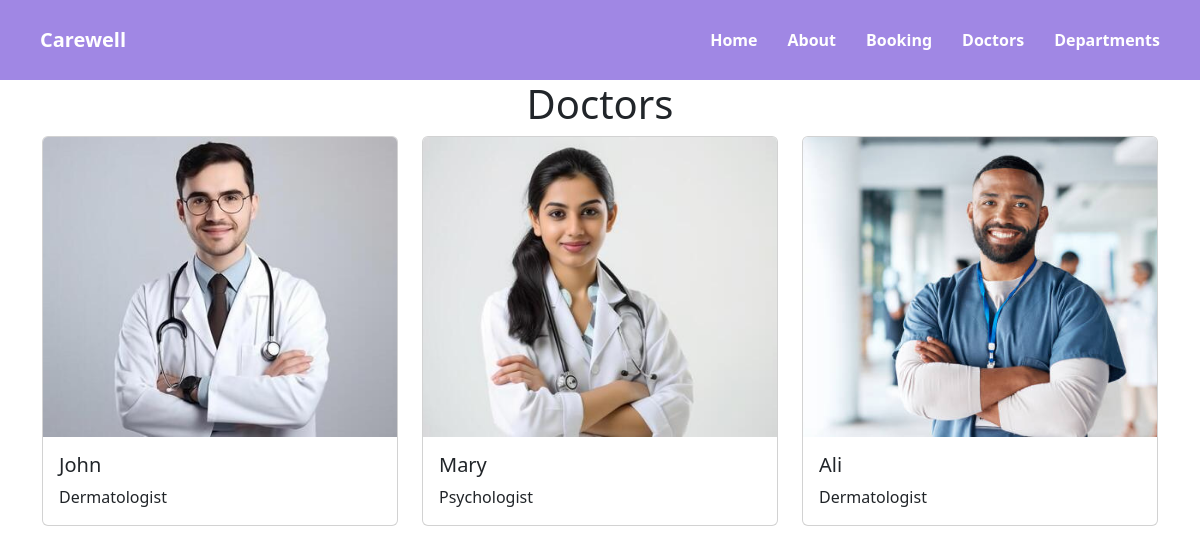
Page /doctors on the committed database.
### management/models.py (models this page shows, shortened)
class Doctor(models.Model):
    doc_name = models.CharField(max_length=255)
    doc_spec = models.CharField(max_length=255)
    dep_name = models.ForeignKey(Departments, on_delete=models.CASCADE)
    doc_image = models.ImageField(upload_to='doctors')

### management/views.py (the view)
# urls.py: path('doctors', views.doctors, name='doctors'),
def doctors(request):
    dict_docs = {
        'doctors': Doctor.objects.all()
    }
    return render(request, 'doctors.html',dict_docs)

### management/models.py (called while the page is built)
    def __str__(self):
        return self.dep_name

### templates/doctors.html (shortened to what this page needs)
{% extends "base.html" %}
{% block content %}
<h1 class="text-center">Doctors</h1>
<div class="container">
  <div class="row">
    {% for d in doctors %}
      <div class="col-md-4 mb-4">
        <div class="card h-100">
          <img class="card-img-top" src="{{ d.doc_image.url }}" alt="Card image">
          <div class="card-body">
            <h5 class="card-title">{{ d.doc_name }}</h5>
            <p class="card-text">{{ d.doc_spec }}</p>
          </div>
        </div>
      </div>
    {% endfor %}
  </div>
</div>
{% endblock %}

### templates/base.html (shortened to what this page needs)
{% load static %}
<!DOCTYPE html>
<html lang="en">
<head>
    <link rel="stylesheet" href="/static/css/nav.css">
    <link href="https://cdn.jsdelivr.net/npm/bootstrap@5.3.2/dist/css/bootstrap.min.css"
    rel="stylesheet"/>
</head>
<body style="margin: 0; padding: 0;">
    {% include 'navbar.html' %}
    {% block content %}
    {% endblock %}
</body>
</html>

### templates/navbar.html (shortened to what this page needs)
<!DOCTYPE html>
<html lang="en">
<head>
</head>
<body>
    <div class="nav-bar">
    <a href="/" class="brand">Carewell</a>
    <div class="nav-links">
        <a href="/">Home</a>
        <a href="about">About</a>
        <a href="booking">Booking</a>
        <a href="doctors">Doctors</a>
        <a href="departments">Departments</a>
    </div>
</div>
</body>
</html>

### static/css/nav.css (style rules this page uses)
body { margin: 0; font-family: Arial, sans-serif; }
.nav-bar { background-color: #a087e4; display: flex; align-items: center; justify-content: space-between; padding: 25px 40px; }
.nav-bar .brand { color: white; font-size: 20px; font-weight: bold; text-decoration: none; }
.nav-links { display: flex; gap: 30px; }
.nav-links a { color: white; font-weight: bold; text-decoration: none; transition: 0.3s ease; }

### templates/doctors.html (style rules this page uses)
.card-img-top { height: 300px; object-fit: cover; }

### rows in the picture
Doctor: doc_image (picture), doc_name "John", doc_spec "Dermatologist"
Doctor: doc_image (picture), doc_name "Mary", doc_spec "Psychologist"
Doctor: doc_image (picture), doc_name "Ali", doc_spec "Dermatologist"
